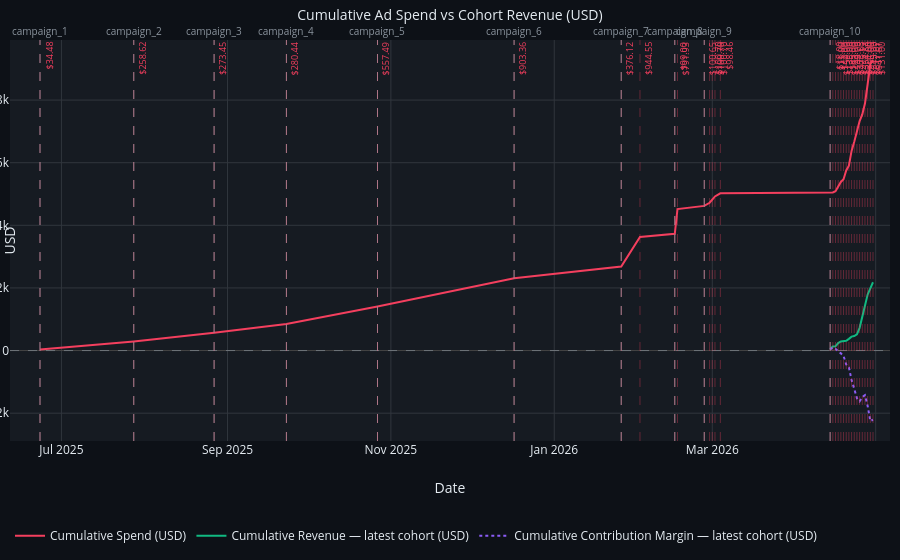

Notebook cell for this chart:
### Markdown cell above
### Cumulative Spend vs Cohort Revenue

### Code cell
cum_df = _build_cumulative_spend(spend_agg, campaigns)
fig = _fig_cumulative_spend(cum_df, campaigns, cum_rev_df, cum_profit_df)
if fig:
    fig.show()

### Figure 1 — Plotly figure (JSON) as saved in the notebook; plotly's stock layout.template omitted (floating-point values rounded to 4 significant figures)
{"data": [{"hovertemplate": "%{x}: %{y:$,.2f}<extra></extra>", "line": {"color": "#F43F5E", "width": 2}, "mode": "lines", "name": "Cumulative Spend (USD)", "type": "scatter", "x": ["2025-06-23", "2025-07-28", "2025-08-27", "2025-09-23", "2025-10-27", "2025-12-17", "2026-01-26", "2026-02-02", "2026-02-15", "2026-02-16", "2026-02-26", "2026-02-28", "2026-03-01", "2026-03-02", "2026-03-04", "2026-04-14", "2026-04-15", "2026-04-16", "2026-04-17", "2026-04-18", "2026-04-19", "2026-04-20", "2026-04-21", "2026-04-22", "2026-04-23", "2026-04-24", "2026-04-25", "2026-04-26", "2026-04-27", "2026-04-28", "2026-04-29", "2026-04-30"], "y": [34.48, 293.1, 566.6, 847.0, 1404.0, 2308.0, 2684.0, 3629.0, 3728.0, 4519.0, 4620.0, 4721.0, 4821.0, 4922.0, 5021.0, 5039.0, 5050.0, 5092.0, 5251.0, 5386.0, 5471.0, 5754.0, 5903.0, 6376.0, 6671.0, 7026.0, 7327.0, 7543.0, 7888.0, 8505.0, 9147.0, 9278.0]}, {"hovertemplate": "%{x}: %{y:$,.2f}<extra></extra>", "line": {"color": "#10B981", "width": 2}, "mode": "lines", "name": "Cumulative Revenue — latest cohort (USD)", "type": "scatter", "x": ["2026-04-14", "2026-04-15", "2026-04-16", "2026-04-17", "2026-04-18", "2026-04-19", "2026-04-20", "2026-04-21", "2026-04-22", "2026-04-23", "2026-04-24", "2026-04-25", "2026-04-26", "2026-04-27", "2026-04-28", "2026-04-29", "2026-04-30"], "y": [50.51, 132.7, 135.9, 240.8, 292.5, 299.5, 313.0, 373.7, 445.7, 462.4, 519.4, 726.0, 1084.0, 1497.0, 1788.0, 1986.0, 2181.0]}, {"hovertemplate": "%{x}: %{y:$,.2f}<extra></extra>", "line": {"color": "#8B5CF6", "dash": "dot", "width": 2}, "mode": "lines", "name": "Cumulative Contribution Margin — latest cohort (USD)", "type": "scatter", "x": ["2026-04-14", "2026-04-15", "2026-04-16", "2026-04-17", "2026-04-18", "2026-04-19", "2026-04-20", "2026-04-21", "2026-04-22", "2026-04-23", "2026-04-24", "2026-04-25", "2026-04-26", "2026-04-27", "2026-04-28", "2026-04-29", "2026-04-30"], "y": [31.38, 100.4, 54.77, -3.811, -89.41, -171.9, -444.8, -534.1, -939.2, -1222.0, -1523.0, -1623.0, -1485.0, -1426.0, -1765.0, -2248.0, -2210.0]}], "layout": {"annotations": [{"font": {"color": "#8B949E", "size": 10}, "showarrow": false, "text": "campaign_1", "x": "2025-06-23", "xref": "x", "y": 1, "yanchor": "bottom", "yref": "paper"}, {"font": {"color": "#8B949E", "size": 10}, "showarrow": false, "text": "campaign_2", "x": "2025-07-28", "xref": "x", "y": 1, "yanchor": "bottom", "yref": "paper"}, {"font": {"color": "#8B949E", "size": 10}, "showarrow": false, "text": "campaign_3", "x": "2025-08-27", "xref": "x", "y": 1, "yanchor": "bottom", "yref": "paper"}, {"font": {"color": "#8B949E", "size": 10}, "showarrow": false, "text": "campaign_4", "x": "2025-09-23", "xref": "x", "y": 1, "yanchor": "bottom", "yref": "paper"}, {"font": {"color": "#8B949E", "size": 10}, "showarrow": false, "text": "campaign_5", "x": "2025-10-27", "xref": "x", "y": 1, "yanchor": "bottom", "yref": "paper"}, {"font": {"color": "#8B949E", "size": 10}, "showarrow": false, "text": "campaign_6", "x": "2025-12-17", "xref": "x", "y": 1, "yanchor": "bottom", "yref": "paper"}, {"font": {"color": "#8B949E", "size": 10}, "showarrow": false, "text": "campaign_7", "x": "2026-01-26", "xref": "x", "y": 1, "yanchor": "bottom", "yref": "paper"}, {"font": {"color": "#8B949E", "size": 10}, "showarrow": false, "text": "campaign_8", "x": "2026-02-15", "xref": "x", "y": 1, "yanchor": "bottom", "yref": "paper"}, {"font": {"color": "#8B949E", "size": 10}, "showarrow": false, "text": "campaign_9", "x": "2026-02-26", "xref": "x", "y": 1, "yanchor": "bottom", "yref": "paper"}, {"font": {"color": "#8B949E", "size": 10}, "showarrow": false, "text": "campaign_10", "x": "2026-04-14", "xref": "x", "y": 1, "yanchor": "bottom", "yref": "paper"}, {"font": {"color": "#F43F5E", "size": 9}, "showarrow": false, "text": "$34.48", "textangle": -90, "x": "2025-06-23 00:00:00", "xanchor": "left", "y": 1.0, "yanchor": "top", "yref": "paper"}, {"font": {"color": "#F43F5E", "size": 9}, "showarrow": false, "text": "$258.62", "textangle": -90, "x": "2025-07-28 00:00:00", "xanchor": "left", "y": 1.0, "yanchor": "top", "yref": "paper"}, {"font": {"color": "#F43F5E", "size": 9}, "showarrow": false, "text": "$273.45", "textangle": -90, "x": "2025-08-27 00:00:00", "xanchor": "left", "y": 1.0, "yanchor": "top", "yref": "paper"}, {"font": {"color": "#F43F5E", "size": 9}, "showarrow": false, "text": "$280.44", "textangle": -90, "x": "2025-09-23 00:00:00", "xanchor": "left", "y": 1.0, "yanchor": "top", "yref": "paper"}, {"font": {"color": "#F43F5E", "size": 9}, "showarrow": false, "text": "$557.49", "textangle": -90, "x": "2025-10-27 00:00:00", "xanchor": "left", "y": 1.0, "yanchor": "top", "yref": "paper"}, {"font": {"color": "#F43F5E", "size": 9}, "showarrow": false, "text": "$903.36", "textangle": -90, "x": "2025-12-17 00:00:00", "xanchor": "left", "y": 1.0, "yanchor": "top", "yref": "paper"}, {"font": {"color": "#F43F5E", "size": 9}, "showarrow": false, "text": "$376.12", "textangle": -90, "x": "2026-01-26 00:00:00", "xanchor": "left", "y": 1.0, "yanchor": "top", "yref": "paper"}, {"font": {"color": "#F43F5E", "size": 9}, "showarrow": false, "text": "$944.55", "textangle": -90, "x": "2026-02-02 00:00:00", "xanchor": "left", "y": 1.0, "yanchor": "top", "yref": "paper"}, {"font": {"color": "#F43F5E", "size": 9}, "showarrow": false, "text": "$99.00", "textangle": -90, "x": "2026-02-15 00:00:00", "xanchor": "left", "y": 1.0, "yanchor": "top", "yref": "paper"}, {"font": {"color": "#F43F5E", "size": 9}, "showarrow": false, "text": "$791.93", "textangle": -90, "x": "2026-02-16 00:00:00", "xanchor": "left", "y": 1.0, "yanchor": "top", "yref": "paper"}, {"font": {"color": "#F43F5E", "size": 9}, "showarrow": false, "text": "$100.65", "textangle": -90, "x": "2026-02-26 00:00:00", "xanchor": "left", "y": 1.0, "yanchor": "top", "yref": "paper"}, {"font": {"color": "#F43F5E", "size": 9}, "showarrow": false, "text": "$100.70", "textangle": -90, "x": "2026-02-28 00:00:00", "xanchor": "left", "y": 1.0, "yanchor": "top", "yref": "paper"}, {"font": {"color": "#F43F5E", "size": 9}, "showarrow": false, "text": "$100.70", "textangle": -90, "x": "2026-03-01 00:00:00", "xanchor": "left", "y": 1.0, "yanchor": "top", "yref": "paper"}, {"font": {"color": "#F43F5E", "size": 9}, "showarrow": false, "text": "$100.70", "textangle": -90, "x": "2026-03-02 00:00:00", "xanchor": "left", "y": 1.0, "yanchor": "top", "yref": "paper"}, {"font": {"color": "#F43F5E", "size": 9}, "showarrow": false, "text": "$98.46", "textangle": -90, "x": "2026-03-04 00:00:00", "xanchor": "left", "y": 1.0, "yanchor": "top", "yref": "paper"}, {"font": {"color": "#F43F5E", "size": 9}, "showarrow": false, "text": "$18.00", "textangle": -90, "x": "2026-04-14 00:00:00", "xanchor": "left", "y": 1.0, "yanchor": "top", "yref": "paper"}, {"font": {"color": "#F43F5E", "size": 9}, "showarrow": false, "text": "$11.00", "textangle": -90, "x": "2026-04-15 00:00:00", "xanchor": "left", "y": 1.0, "yanchor": "top", "yref": "paper"}, {"font": {"color": "#F43F5E", "size": 9}, "showarrow": false, "text": "$42.00", "textangle": -90, "x": "2026-04-16 00:00:00", "xanchor": "left", "y": 1.0, "yanchor": "top", "yref": "paper"}, {"font": {"color": "#F43F5E", "size": 9}, "showarrow": false, "text": "$159.00", "textangle": -90, "x": "2026-04-17 00:00:00", "xanchor": "left", "y": 1.0, "yanchor": "top", "yref": "paper"}, {"font": {"color": "#F43F5E", "size": 9}, "showarrow": false, "text": "$135.00", "textangle": -90, "x": "2026-04-18 00:00:00", "xanchor": "left", "y": 1.0, "yanchor": "top", "yref": "paper"}, {"font": {"color": "#F43F5E", "size": 9}, "showarrow": false, "text": "$85.00", "textangle": -90, "x": "2026-04-19 00:00:00", "xanchor": "left", "y": 1.0, "yanchor": "top", "yref": "paper"}, {"font": {"color": "#F43F5E", "size": 9}, "showarrow": false, "text": "$283.00", "textangle": -90, "x": "2026-04-20 00:00:00", "xanchor": "left", "y": 1.0, "yanchor": "top", "yref": "paper"}, {"font": {"color": "#F43F5E", "size": 9}, "showarrow": false, "text": "$149.00", "textangle": -90, "x": "2026-04-21 00:00:00", "xanchor": "left", "y": 1.0, "yanchor": "top", "yref": "paper"}, {"font": {"color": "#F43F5E", "size": 9}, "showarrow": false, "text": "$473.63", "textangle": -90, "x": "2026-04-22 00:00:00", "xanchor": "left", "y": 1.0, "yanchor": "top", "yref": "paper"}, {"font": {"color": "#F43F5E", "size": 9}, "showarrow": false, "text": "$295.15", "textangle": -90, "x": "2026-04-23 00:00:00", "xanchor": "left", "y": 1.0, "yanchor": "top", "yref": "paper"}, {"font": {"color": "#F43F5E", "size": 9}, "showarrow": false, "text": "$354.84", "textangle": -90, "x": "2026-04-24 00:00:00", "xanchor": "left", "y": 1.0, "yanchor": "top", "yref": "paper"}, {"font": {"color": "#F43F5E", "size": 9}, "showarrow": false, "text": "$301.00", "textangle": -90, "x": "2026-04-25 00:00:00", "xanchor": "left", "y": 1.0, "yanchor": "top", "yref": "paper"}, {"font": {"color": "#F43F5E", "size": 9}, "showarrow": false, "text": "$216.00", "textangle": -90, "x": "2026-04-26 00:00:00", "xanchor": "left", "y": 1.0, "yanchor": "top", "yref": "paper"}, {"font": {"color": "#F43F5E", "size": 9}, "showarrow": false, "text": "$345.00", "textangle": -90, "x": "2026-04-27 00:00:00", "xanchor": "left", "y": 1.0, "yanchor": "top", "yref": "paper"}, {"font": {"color": "#F43F5E", "size": 9}, "showarrow": false, "text": "$617.07", "textangle": -90, "x": "2026-04-28 00:00:00", "xanchor": "left", "y": 1.0, "yanchor": "top", "yref": "paper"}, {"font": {"color": "#F43F5E", "size": 9}, "showarrow": false, "text": "$641.61", "textangle": -90, "x": "2026-04-29 00:00:00", "xanchor": "left", "y": 1.0, "yanchor": "top", "yref": "paper"}, {"font": {"color": "#F43F5E", "size": 9}, "showarrow": false, "text": "$131.00", "textangle": -90, "x": "2026-04-30 00:00:00", "xanchor": "left", "y": 1.0, "yanchor": "top", "yref": "paper"}], "font": {"color": "#E6EDF3", "size": 12}, "legend": {"orientation": "h", "y": -0.2}, "margin": {"b": 60, "l": 10, "r": 10, "t": 40}, "paper_bgcolor": "#0D1117", "plot_bgcolor": "#161B22", "shapes": [{"line": {"color": "#8B949E", "dash": "dash", "width": 1}, "opacity": 0.6, "type": "line", "x0": 0, "x1": 1, "xref": "x domain", "y0": 0, "y1": 0, "yref": "y"}, {"line": {"color": "#8B949E", "dash": "dash", "width": 1}, "type": "line", "x0": "2025-06-23", "x1": "2025-06-23", "xref": "x", "y0": 0, "y1": 1, "yref": "paper"}, {"line": {"color": "#8B949E", "dash": "dash", "width": 1}, "type": "line", "x0": "2025-07-28", "x1": "2025-07-28", "xref": "x", "y0": 0, "y1": 1, "yref": "paper"}, {"line": {"color": "#8B949E", "dash": "dash", "width": 1}, "type": "line", "x0": "2025-08-27", "x1": "2025-08-27", "xref": "x", "y0": 0, "y1": 1, "yref": "paper"}, {"line": {"color": "#8B949E", "dash": "dash", "width": 1}, "type": "line", "x0": "2025-09-23", "x1": "2025-09-23", "xref": "x", "y0": 0, "y1": 1, "yref": "paper"}, {"line": {"color": "#8B949E", "dash": "dash", "width": 1}, "type": "line", "x0": "2025-10-27", "x1": "2025-10-27", "xref": "x", "y0": 0, "y1": 1, "yref": "paper"}, {"line": {"color": "#8B949E", "dash": "dash", "width": 1}, "type": "line", "x0": "2025-12-17", "x1": "2025-12-17", "xref": "x", "y0": 0, "y1": 1, "yref": "paper"}, {"line": {"color": "#8B949E", "dash": "dash", "width": 1}, "type": "line", "x0": "2026-01-26", "x1": "2026-01-26", "xref": "x", "y0": 0, "y1": 1, "yref": "paper"}, {"line": {"color": "#8B949E", "dash": "dash", "width": 1}, "type": "line", "x0": "2026-02-15", "x1": "2026-02-15", "xref": "x", "y0": 0, "y1": 1, "yref": "paper"}, {"line": {"color": "#8B949E", "dash": "dash", "width": 1}, "type": "line", "x0": "2026-02-26", "x1": "2026-02-26", "xref": "x", "y0": 0, "y1": 1, "yref": "paper"}, {"line": {"color": "#8B949E", "dash": "dash", "width": 1}, "type": "line", "x0": "2026-04-14", "x1": "2026-04-14", "xref": "x", "y0": 0, "y1": 1, "yref": "paper"}, {"line": {"color": "#F43F5E", "dash": "dash", "width": 1}, "opacity": 0.35, "type": "line", "x0": "2025-06-23 00:00:00", "x1": "2025-06-23 00:00:00", "xref": "x", "y0": 0, "y1": 1, "yref": "y domain"}, {"line": {"color": "#F43F5E", "dash": "dash", "width": 1}, "opacity": 0.35, "type": "line", "x0": "2025-07-28 00:00:00", "x1": "2025-07-28 00:00:00", "xref": "x", "y0": 0, "y1": 1, "yref": "y domain"}, {"line": {"color": "#F43F5E", "dash": "dash", "width": 1}, "opacity": 0.35, "type": "line", "x0": "2025-08-27 00:00:00", "x1": "2025-08-27 00:00:00", "xref": "x", "y0": 0, "y1": 1, "yref": "y domain"}, {"line": {"color": "#F43F5E", "dash": "dash", "width": 1}, "opacity": 0.35, "type": "line", "x0": "2025-09-23 00:00:00", "x1": "2025-09-23 00:00:00", "xref": "x", "y0": 0, "y1": 1, "yref": "y domain"}, {"line": {"color": "#F43F5E", "dash": "dash", "width": 1}, "opacity": 0.35, "type": "line", "x0": "2025-10-27 00:00:00", "x1": "2025-10-27 00:00:00", "xref": "x", "y0": 0, "y1": 1, "yref": "y domain"}, {"line": {"color": "#F43F5E", "dash": "dash", "width": 1}, "opacity": 0.35, "type": "line", "x0": "2025-12-17 00:00:00", "x1": "2025-12-17 00:00:00", "xref": "x", "y0": 0, "y1": 1, "yref": "y domain"}, {"line": {"color": "#F43F5E", "dash": "dash", "width": 1}, "opacity": 0.35, "type": "line", "x0": "2026-01-26 00:00:00", "x1": "2026-01-26 00:00:00", "xref": "x", "y0": 0, "y1": 1, "yref": "y domain"}, {"line": {"color": "#F43F5E", "dash": "dash", "width": 1}, "opacity": 0.35, "type": "line", "x0": "2026-02-02 00:00:00", "x1": "2026-02-02 00:00:00", "xref": "x", "y0": 0, "y1": 1, "yref": "y domain"}, {"line": {"color": "#F43F5E", "dash": "dash", "width": 1}, "opacity": 0.35, "type": "line", "x0": "2026-02-15 00:00:00", "x1": "2026-02-15 00:00:00", "xref": "x", "y0": 0, "y1": 1, "yref": "y domain"}, {"line": {"color": "#F43F5E", "dash": "dash", "width": 1}, "opacity": 0.35, "type": "line", "x0": "2026-02-16 00:00:00", "x1": "2026-02-16 00:00:00", "xref": "x", "y0": 0, "y1": 1, "yref": "y domain"}, {"line": {"color": "#F43F5E", "dash": "dash", "width": 1}, "opacity": 0.35, "type": "line", "x0": "2026-02-26 00:00:00", "x1": "2026-02-26 00:00:00", "xref": "x", "y0": 0, "y1": 1, "yref": "y domain"}, {"line": {"color": "#F43F5E", "dash": "dash", "width": 1}, "opacity": 0.35, "type": "line", "x0": "2026-02-28 00:00:00", "x1": "2026-02-28 00:00:00", "xref": "x", "y0": 0, "y1": 1, "yref": "y domain"}, {"line": {"color": "#F43F5E", "dash": "dash", "width": 1}, "opacity": 0.35, "type": "line", "x0": "2026-03-01 00:00:00", "x1": "2026-03-01 00:00:00", "xref": "x", "y0": 0, "y1": 1, "yref": "y domain"}, {"line": {"color": "#F43F5E", "dash": "dash", "width": 1}, "opacity": 0.35, "type": "line", "x0": "2026-03-02 00:00:00", "x1": "2026-03-02 00:00:00", "xref": "x", "y0": 0, "y1": 1, "yref": "y domain"}, {"line": {"color": "#F43F5E", "dash": "dash", "width": 1}, "opacity": 0.35, "type": "line", "x0": "2026-03-04 00:00:00", "x1": "2026-03-04 00:00:00", "xref": "x", "y0": 0, "y1": 1, "yref": "y domain"}, {"line": {"color": "#F43F5E", "dash": "dash", "width": 1}, "opacity": 0.35, "type": "line", "x0": "2026-04-14 00:00:00", "x1": "2026-04-14 00:00:00", "xref": "x", "y0": 0, "y1": 1, "yref": "y domain"}, {"line": {"color": "#F43F5E", "dash": "dash", "width": 1}, "opacity": 0.35, "type": "line", "x0": "2026-04-15 00:00:00", "x1": "2026-04-15 00:00:00", "xref": "x", "y0": 0, "y1": 1, "yref": "y domain"}, {"line": {"color": "#F43F5E", "dash": "dash", "width": 1}, "opacity": 0.35, "type": "line", "x0": "2026-04-16 00:00:00", "x1": "2026-04-16 00:00:00", "xref": "x", "y0": 0, "y1": 1, "yref": "y domain"}, {"line": {"color": "#F43F5E", "dash": "dash", "width": 1}, "opacity": 0.35, "type": "line", "x0": "2026-04-17 00:00:00", "x1": "2026-04-17 00:00:00", "xref": "x", "y0": 0, "y1": 1, "yref": "y domain"}, {"line": {"color": "#F43F5E", "dash": "dash", "width": 1}, "opacity": 0.35, "type": "line", "x0": "2026-04-18 00:00:00", "x1": "2026-04-18 00:00:00", "xref": "x", "y0": 0, "y1": 1, "yref": "y domain"}, {"line": {"color": "#F43F5E", "dash": "dash", "width": 1}, "opacity": 0.35, "type": "line", "x0": "2026-04-19 00:00:00", "x1": "2026-04-19 00:00:00", "xref": "x", "y0": 0, "y1": 1, "yref": "y domain"}, {"line": {"color": "#F43F5E", "dash": "dash", "width": 1}, "opacity": 0.35, "type": "line", "x0": "2026-04-20 00:00:00", "x1": "2026-04-20 00:00:00", "xref": "x", "y0": 0, "y1": 1, "yref": "y domain"}, {"line": {"color": "#F43F5E", "dash": "dash", "width": 1}, "opacity": 0.35, "type": "line", "x0": "2026-04-21 00:00:00", "x1": "2026-04-21 00:00:00", "xref": "x", "y0": 0, "y1": 1, "yref": "y domain"}, {"line": {"color": "#F43F5E", "dash": "dash", "width": 1}, "opacity": 0.35, "type": "line", "x0": "2026-04-22 00:00:00", "x1": "2026-04-22 00:00:00", "xref": "x", "y0": 0, "y1": 1, "yref": "y domain"}, {"line": {"color": "#F43F5E", "dash": "dash", "width": 1}, "opacity": 0.35, "type": "line", "x0": "2026-04-23 00:00:00", "x1": "2026-04-23 00:00:00", "xref": "x", "y0": 0, "y1": 1, "yref": "y domain"}, {"line": {"color": "#F43F5E", "dash": "dash", "width": 1}, "opacity": 0.35, "type": "line", "x0": "2026-04-24 00:00:00", "x1": "2026-04-24 00:00:00", "xref": "x", "y0": 0, "y1": 1, "yref": "y domain"}, {"line": {"color": "#F43F5E", "dash": "dash", "width": 1}, "opacity": 0.35, "type": "line", "x0": "2026-04-25 00:00:00", "x1": "2026-04-25 00:00:00", "xref": "x", "y0": 0, "y1": 1, "yref": "y domain"}, {"line": {"color": "#F43F5E", "dash": "dash", "width": 1}, "opacity": 0.35, "type": "line", "x0": "2026-04-26 00:00:00", "x1": "2026-04-26 00:00:00", "xref": "x", "y0": 0, "y1": 1, "yref": "y domain"}, {"line": {"color": "#F43F5E", "dash": "dash", "width": 1}, "opacity": 0.35, "type": "line", "x0": "2026-04-27 00:00:00", "x1": "2026-04-27 00:00:00", "xref": "x", "y0": 0, "y1": 1, "yref": "y domain"}, {"line": {"color": "#F43F5E", "dash": "dash", "width": 1}, "opacity": 0.35, "type": "line", "x0": "2026-04-28 00:00:00", "x1": "2026-04-28 00:00:00", "xref": "x", "y0": 0, "y1": 1, "yref": "y domain"}, {"line": {"color": "#F43F5E", "dash": "dash", "width": 1}, "opacity": 0.35, "type": "line", "x0": "2026-04-29 00:00:00", "x1": "2026-04-29 00:00:00", "xref": "x", "y0": 0, "y1": 1, "yref": "y domain"}, {"line": {"color": "#F43F5E", "dash": "dash", "width": 1}, "opacity": 0.35, "type": "line", "x0": "2026-04-30 00:00:00", "x1": "2026-04-30 00:00:00", "xref": "x", "y0": 0, "y1": 1, "yref": "y domain"}], "title": {"font": {"size": 14}, "text": "Cumulative Ad Spend vs Cohort Revenue (USD)"}, "xaxis": {"gridcolor": "#30363D", "showgrid": true, "title": {"text": "Date"}}, "yaxis": {"gridcolor": "#30363D", "showgrid": true, "title": {"text": "USD"}}}}
